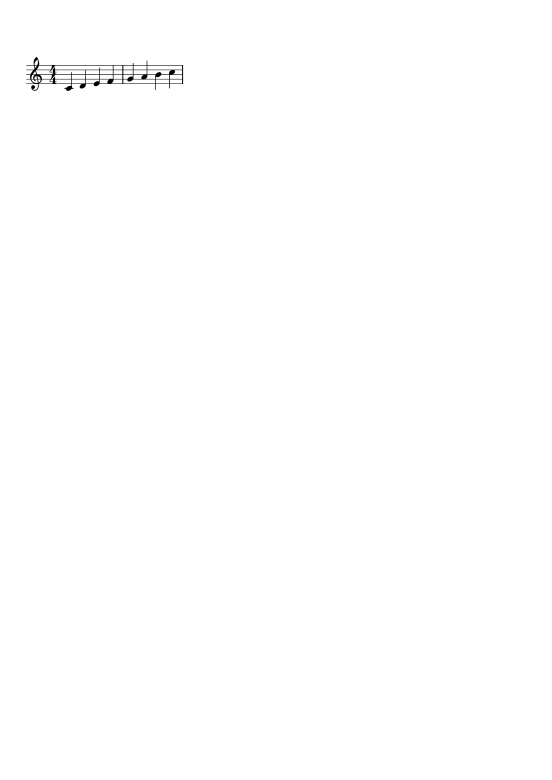
#> input picture fixtures/mono.c_major_scale/input.png, 1654 x 2339 px (shown at 1/3 size)
$ python render_fixtures.py
#> lines starting #> are read from the running program, lines starting #| are printed output that depends on the picture
#!/usr/bin/env python3
# SPDX-License-Identifier: CC0-1.0
"""Render synthetic OMR fixture pages from their LilyPond sources.

For every ``fixtures/<id>/source.ly`` this script:

1. runs LilyPond -> ``fixtures/<id>/input.png`` (one grayscale A4 page, 200 dpi);
2. verifies the LilyPond MIDI output of the *same* source against
   ``fixtures/<id>/expected.notes.csv`` (tick rescaled to 480 TPQ, staff = MIDI
   track order), so page and GT provably share one source;
3. builds ``fixtures/camera.deskew/input.png`` as a *synthetic* camera variant of
   ``mono.c_major_scale/input.png`` (~15 deg rotation + mild perspective + noise).

Requirements: ``lilypond`` (2.24.x) on PATH, Python packages numpy, Pillow, mido.

Usage::

    python tools/fixtures/render_fixtures.py            # render + verify all
    python tools/fixtures/render_fixtures.py --verify-only
"""

from __future__ import annotations

import argparse
import csv
import shutil
import subprocess
import sys
import tempfile
from pathlib import Path

import mido
import numpy as np
from PIL import Image, ImageFilter

REPO = Path(__file__).resolve().parents[2]
FIXTURES = REPO / "fixtures"
DPI = 200
TPQ = 480

# Staff index used in expected.notes.csv for each LilyPond MIDI track (in order).
# Default is [0, 1, ...]. clefs.bass GT uses staff 1 (homr position "lower").
STAFF_MAP: dict[str, list[int]] = {"clefs.bass": [1]}
DESKEW_SEED = 15
DESKEW_ANGLE_DEG = 15.0


# [67 lines left out: functions run_lilypond, midi_notes, load_csv, verify, not called in this run]


def make_deskew(src_png: Path, dst_png: Path) -> None:
    """Synthetic 'camera' variant: rotate ~15 deg, mild perspective, noise, blur."""
    rng = np.random.default_rng(DESKEW_SEED)
    img = Image.open(src_png).convert("L")
    w, h = img.size
    # Crop to the engraved region (plus margin) so the page reads like a close-up photo.
    arr = np.asarray(img)
    ys, xs = np.where(arr < 128)
    m = 120
    box = (max(0, xs.min() - m), max(0, ys.min() - m), min(w, xs.max() + m), min(h, ys.max() + m))
    img = img.crop(box)
    # Pad so rotation does not clip content.
    pad = int(0.35 * max(img.size))
    canvas = Image.new("L", (img.width + 2 * pad, img.height + 2 * pad), 255)
    canvas.paste(img, (pad, pad))
    rot = canvas.rotate(DESKEW_ANGLE_DEG, resample=Image.BICUBIC, expand=False, fillcolor=255)
    # Mild perspective: pull the top edge in by ~4% (keystone) via an 8-coef transform.
    cw, ch = rot.size
    k = 0.04 * cw
    src_quad = [(k, 0), (cw - k, 0), (cw, ch), (0, ch)]
    dst_quad = [(0, 0), (cw, 0), (cw, ch), (0, ch)]
    coeffs = _perspective_coeffs(dst_quad, src_quad)
    persp = rot.transform((cw, ch), Image.PERSPECTIVE, coeffs, Image.BICUBIC, fillcolor=255)
    a = np.asarray(persp).astype(np.float32)
    # Uneven illumination (paper under a lamp) + sensor noise.
    yy, xx = np.mgrid[0:ch, 0:cw]
    light = 1.0 - 0.12 * ((xx / cw - 0.3) ** 2 + (yy / ch - 0.2) ** 2)
    a = a * light * 0.93 + 8
    a += rng.normal(0, 6.0, a.shape)
    a = np.clip(a, 0, 255).astype(np.uint8)
    out = Image.fromarray(a, "L")
    out = out.filter(ImageFilter.GaussianBlur(radius=0.8))
    out.save(dst_png, optimize=True, dpi=(DPI, DPI))


def _perspective_coeffs(src, dst):
    # Solve for PIL PERSPECTIVE coefficients mapping output (src) -> input (dst).
    mat = []
    for (x, y), (u, v) in zip(src, dst):
        mat.append([x, y, 1, 0, 0, 0, -u * x, -u * y])
        mat.append([0, 0, 0, x, y, 1, -v * x, -v * y])
    a = np.array(mat, dtype=np.float64)
    b = np.array([c for pt in dst for c in pt], dtype=np.float64)
    return np.linalg.solve(a, b).tolist()


def main() -> int:
    ap = argparse.ArgumentParser()
    ap.add_argument("--verify-only", action="store_true")
    args = ap.parse_args()
    if shutil.which("lilypond") is None:
        raise SystemExit("lilypond not found on PATH (apt install lilypond)")
    ok = True
    for src in sorted(FIXTURES.glob("*/source.ly")):
        fid = src.parent.name
        with tempfile.TemporaryDirectory() as td:
            png, mid = run_lilypond(src, Path(td))
            ok &= verify(fid, mid)
            if not args.verify_only:
                Image.open(png).convert("L").save(src.parent / "input.png", optimize=True, dpi=(DPI, DPI))
                print(f"  wrote fixtures/{fid}/input.png")
    if not args.verify_only:
        make_deskew(
            FIXTURES / "mono.c_major_scale" / "input.png",
            FIXTURES / "camera.deskew" / "input.png",
        )
#> in make_deskew, img is the input picture: PIL image 1654x2339 L; min 0, max 255, mean 254.5
#> in make_deskew, `ys, xs = np.where(arr < 128)`: ys = 8211 values from 171 to 272; xs = 8211 values, max 548 at index 712, min 79 at index 243, mean 297.4
#> in make_deskew, `box = (max(0, xs.min() - m), max(0, ys.min() - m), min(w, xs.max() + m..`: box = (0, 51, 668, 392)
#> in make_deskew, `img = img.crop(box)`:
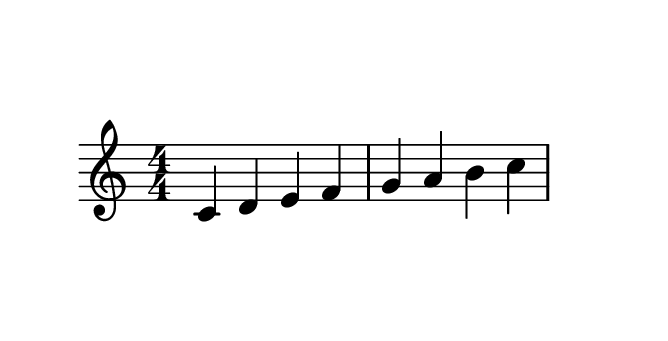
#> img: PIL image 668x341 L; min 0, max 255, mean 246.4
#> in make_deskew, `canvas = Image.new("L", (img.width + 2 * pad, img.height + 2 * pad), 2..`: canvas: PIL image 1134x807 L; every value is 255
#> in make_deskew, `canvas.paste(img, (pad, pad))`:
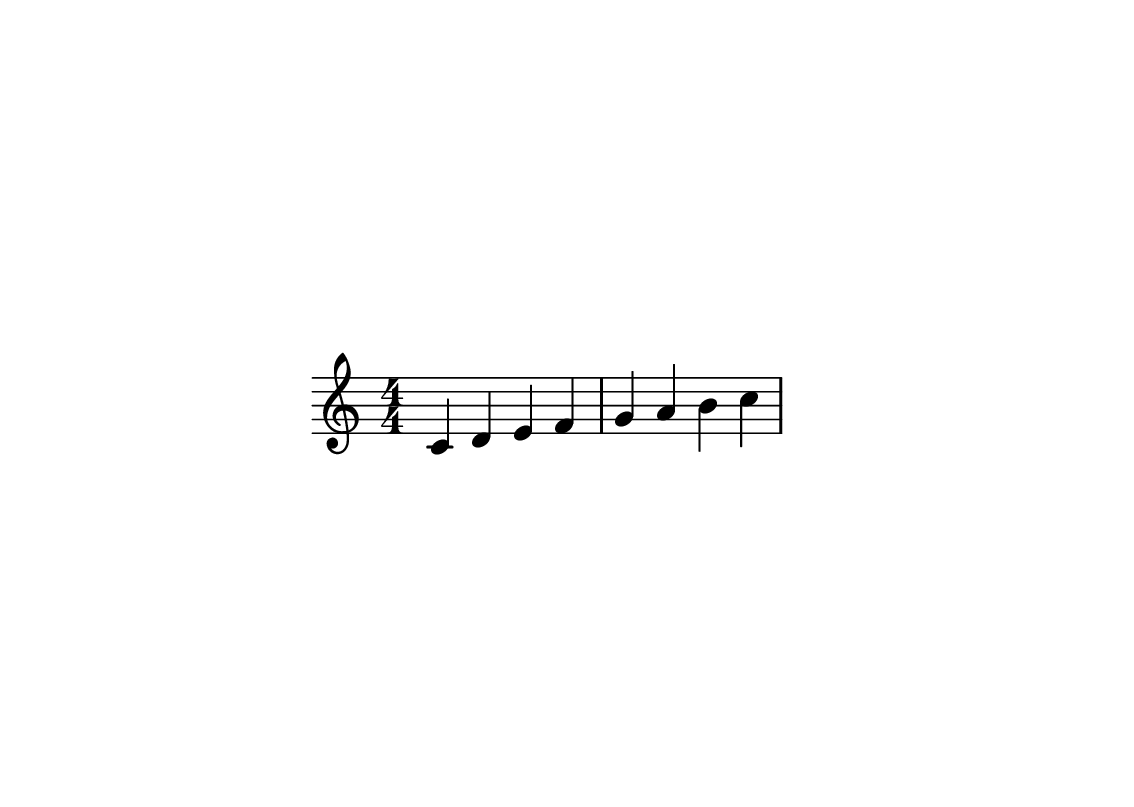
#> canvas: PIL image 1134x807 L; min 0, max 255, mean 252.9
#> in make_deskew, `rot = canvas.rotate(DESKEW_ANGLE_DEG, resample=Image.BICUBIC, expand=F..`:
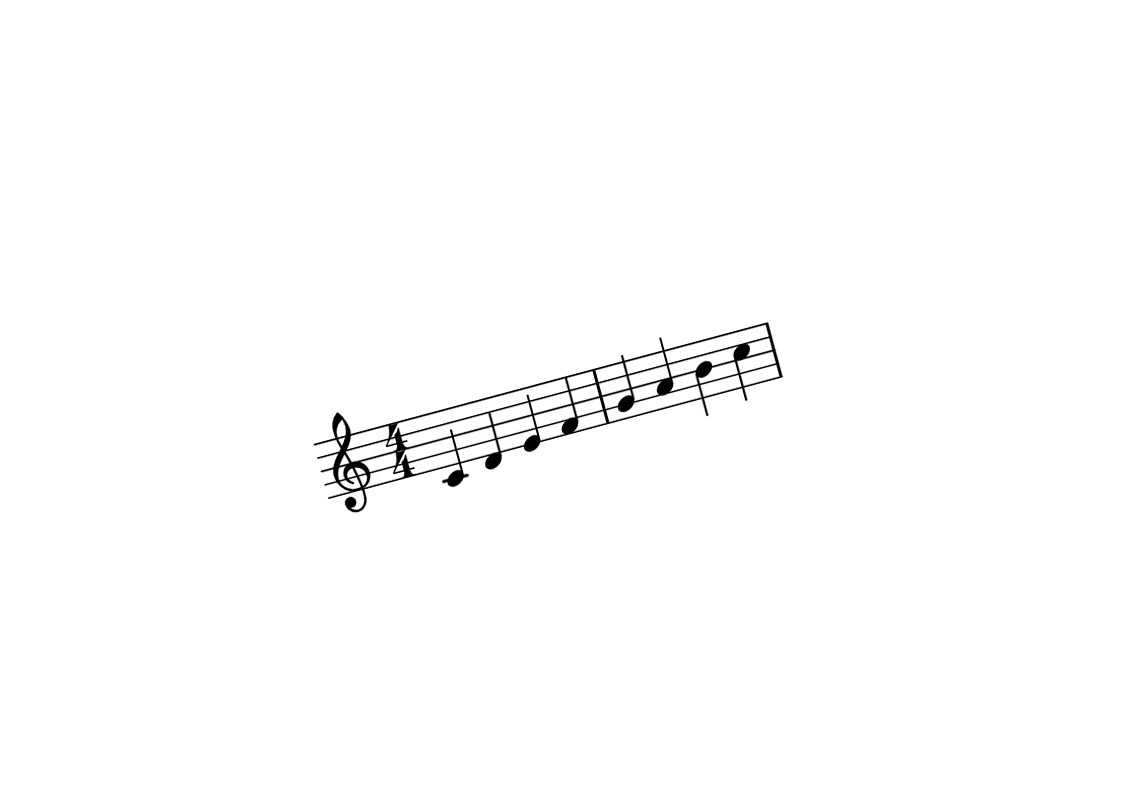
#> rot: PIL image 1134x807 L; min 0, max 255, mean 252.8
#> in make_deskew, `persp = rot.transform((cw, ch), Image.PERSPECTIVE, coeffs, Image.BICUB..`:
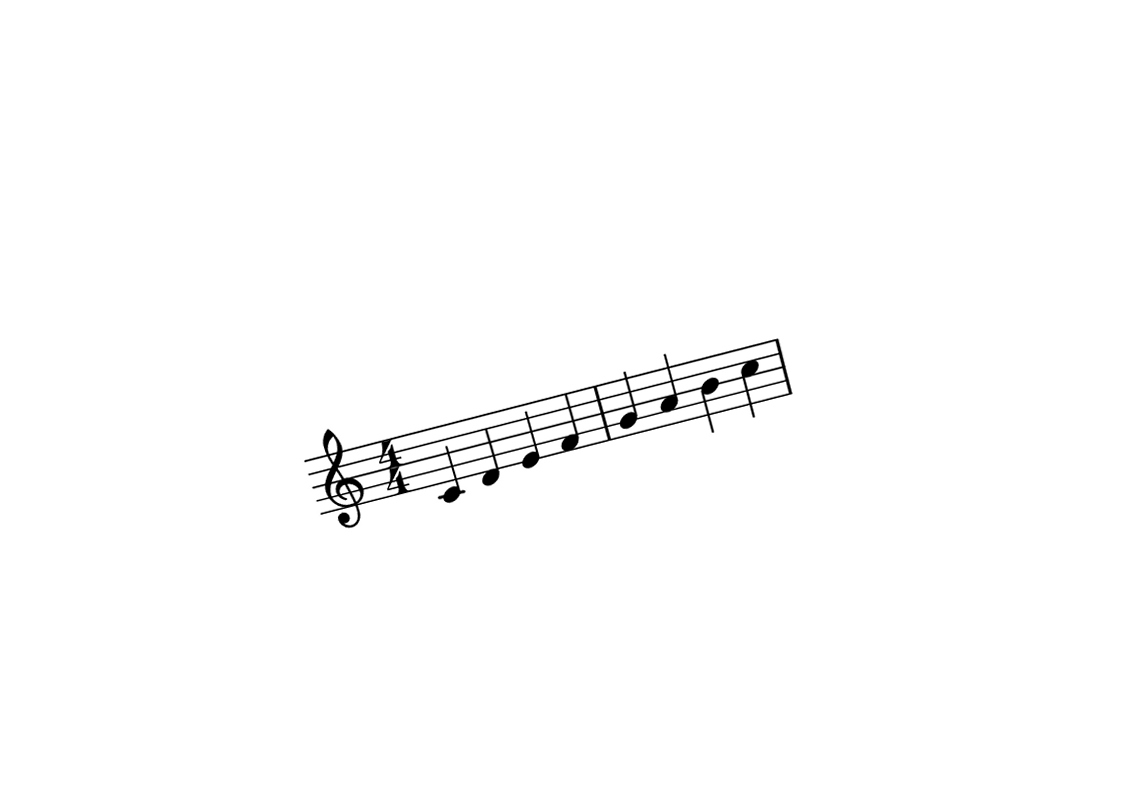
#> persp: PIL image 1134x807 L; min 0, max 255, mean 252.7
#> in make_deskew, `a = a * light * 0.93 + 8`:
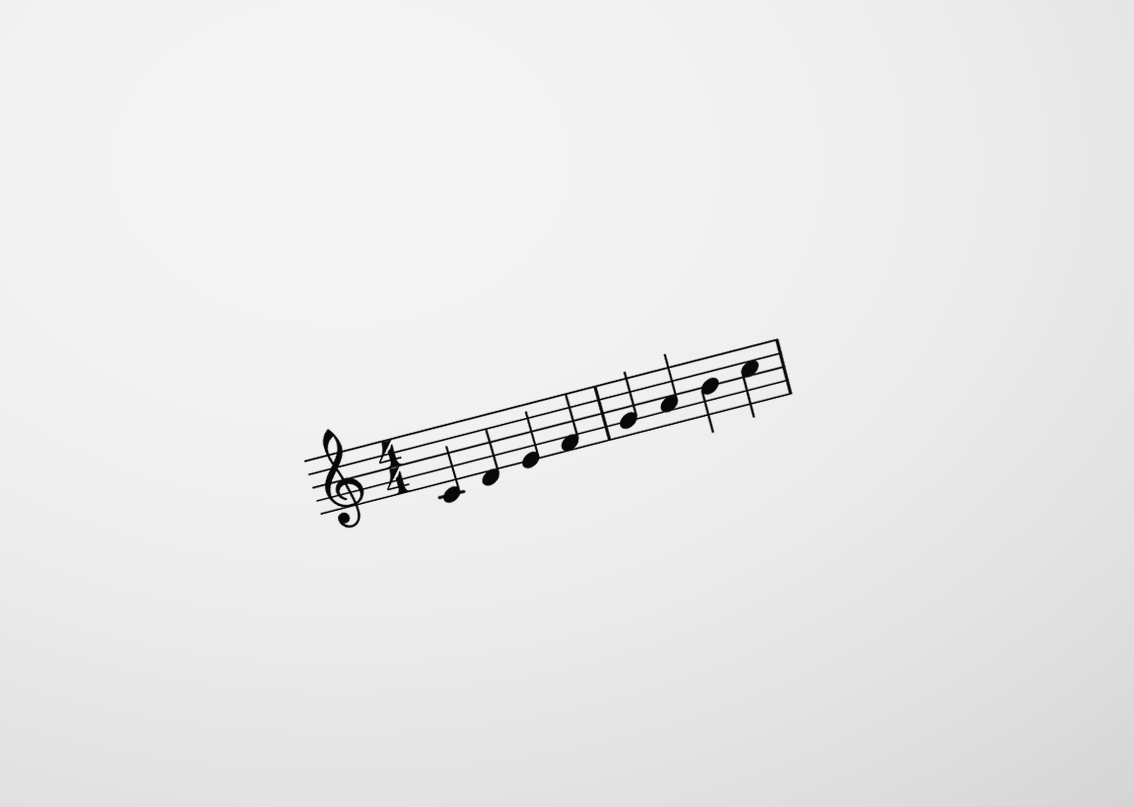
#> a: shape (807, 1134) float64; min 8, max 245.1, mean 234.6
        print("  wrote fixtures/camera.deskew/input.png (synthetic)")
    return 0 if ok else 1


if __name__ == "__main__":
    sys.exit(main())
#> (the program exits here)
